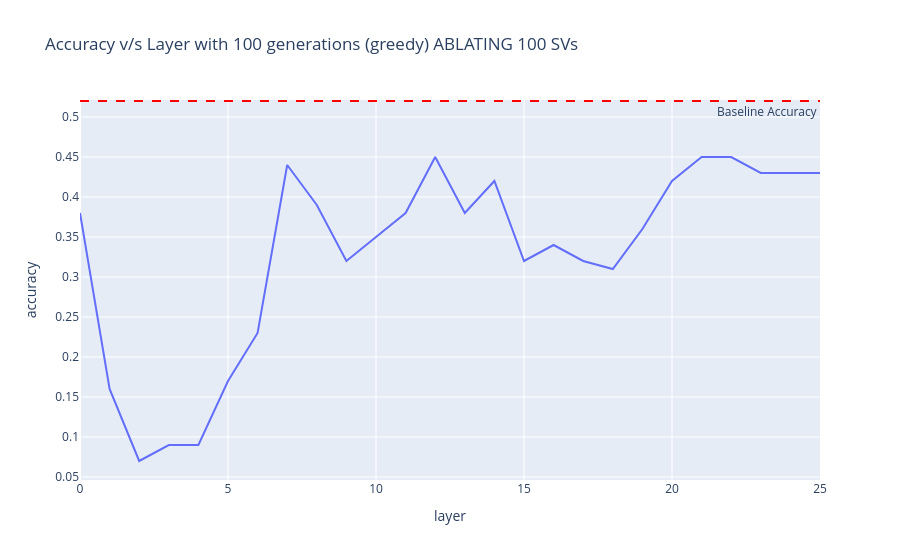

This figure's notebook cell:
### Code cell
import plotly.express as px

fig = px.line(df_3, x="layer", y="accuracy",
              title="Accuracy v/s Layer with 100 generations (greedy) ABLATING 100 SVs")

fig.add_hline(y=0.52, line_dash="dash", line_color="red",
              annotation_text="Baseline Accuracy", annotation_position="bottom right")

fig.show()

### Figure 1 — Plotly figure (JSON) as saved in the notebook; plotly's stock layout.template omitted (floating-point values rounded to 4 significant figures)
{"data": [{"hovertemplate": "layer=%{x}<br>accuracy=%{y}<extra></extra>", "legendgroup": "", "line": {"color": "#636efa", "dash": "solid"}, "marker": {"symbol": "circle"}, "mode": "lines", "name": "", "orientation": "v", "showlegend": false, "type": "scatter", "x": [0, 1, 2, 3, 4, 5, 6, 7, 8, 9, 10, 11, 12, 13, 14, 15, 16, 17, 18, 19, 20, 21, 22, 23, 24, 25], "xaxis": "x", "y": [0.38, 0.16, 0.07, 0.09, 0.09, 0.17, 0.23, 0.44, 0.39, 0.32, 0.35, 0.38, 0.45, 0.38, 0.42, 0.32, 0.34, 0.32, 0.31, 0.36, 0.42, 0.45, 0.45, 0.43, 0.43, 0.43], "yaxis": "y"}], "layout": {"annotations": [{"showarrow": false, "text": "Baseline Accuracy", "x": 1, "xanchor": "right", "xref": "x domain", "y": 0.52, "yanchor": "top", "yref": "y"}], "legend": {"tracegroupgap": 0}, "shapes": [{"line": {"color": "red", "dash": "dash"}, "type": "line", "x0": 0, "x1": 1, "xref": "x domain", "y0": 0.52, "y1": 0.52, "yref": "y"}], "title": {"text": "Accuracy v/s Layer with 100 generations (greedy) ABLATING 100 SVs"}, "xaxis": {"anchor": "y", "domain": [0, 1], "title": {"text": "layer"}}, "yaxis": {"anchor": "x", "domain": [0, 1], "title": {"text": "accuracy"}}}}
